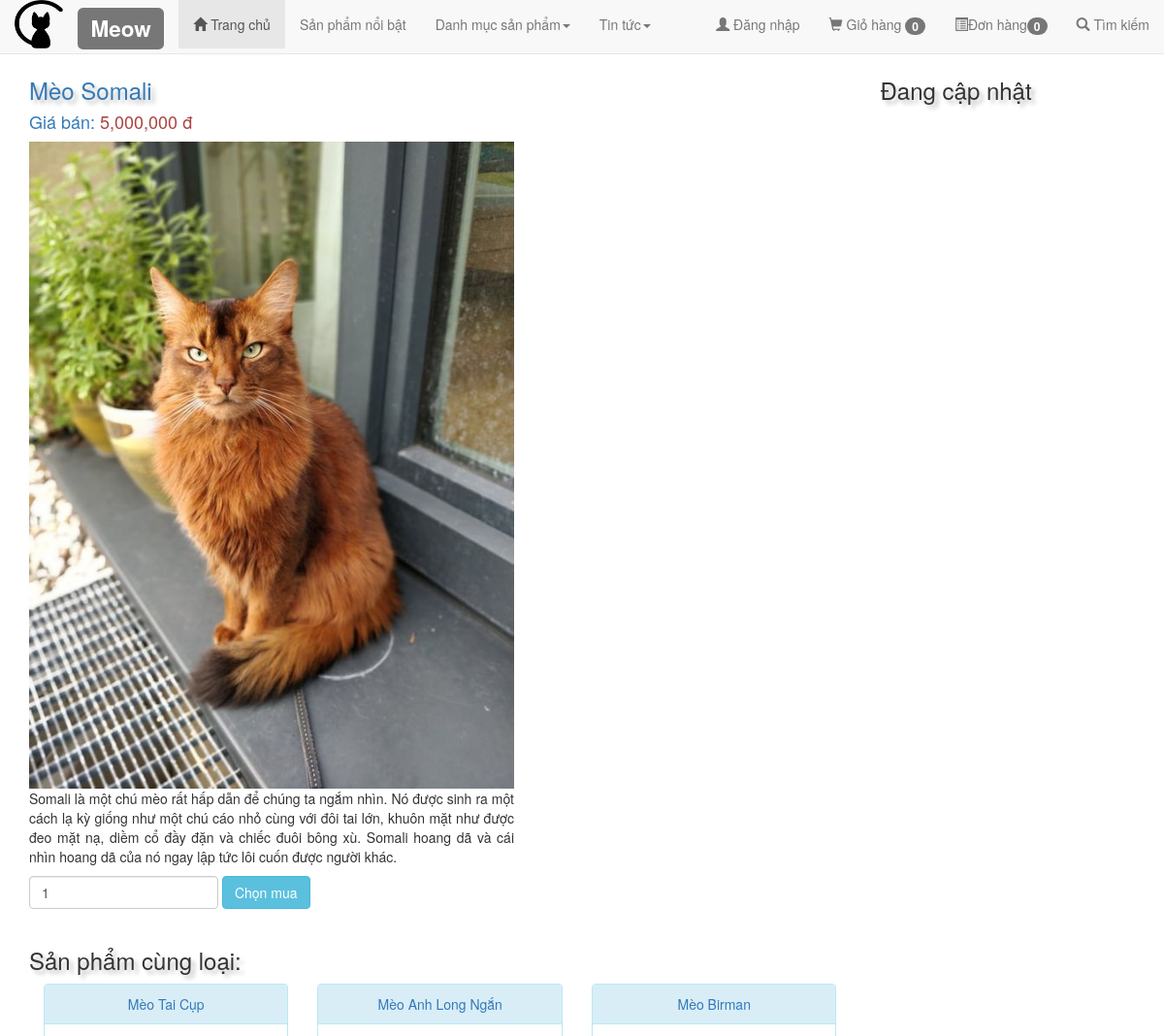
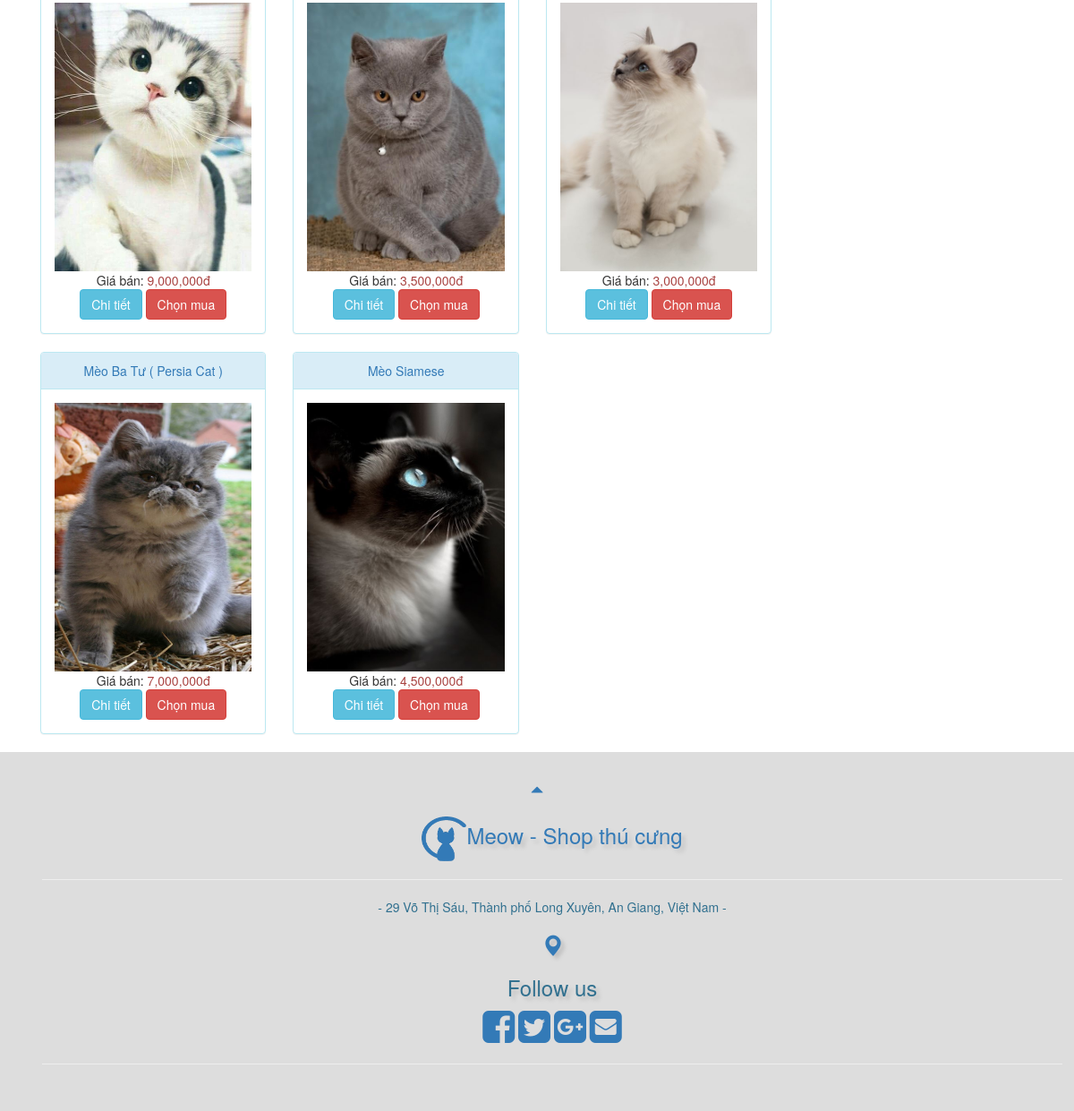
/?action=xemchitiet&mahang=2, run on the app's committed database (2 pictures, top to bottom).
### tables this page shows
CREATE TABLE `mathang` (
  `mahang` int(11) NOT NULL,
  `tenhang` varchar(255) NOT NULL,
  `mota` text NOT NULL,
  `giaban` decimal(10,0) NOT NULL,
  `soluong` int(11) NOT NULL DEFAULT '0',
  `hinhanh` varchar(255) NOT NULL DEFAULT '0',
  `luotxem` int(11) NOT NULL,
  `luotmua` int(11) NOT NULL,
  `madm` int(11) NOT NULL,
  `ngaythem` timestamp NOT NULL DEFAULT CURRENT_TIMESTAMP ON UPDATE CURRENT_TIMESTAMP,
  `ngaycapnhat` timestamp NOT NULL DEFAULT '0000-00-00 00:00:00'
);

### public/model/mathang.php (called while the page is built, shortened)
<?php
class MATHANG_DB{
    public function laymathangtheodanhmuc($madm){
        $dbcon = DATABASE::taoketnoi();
        try{
            $sql = "SELECT * FROM mathang WHERE madm=:ma ORDER BY mahang DESC";
            $cmd = $dbcon->prepare($sql);
            $cmd->bindValue(":ma", $madm);
            $cmd->execute();
            $ketqua = $cmd->fetchAll();
            return $ketqua;
        }
        catch(PDOException $e){
            $error_message = $e->getMessage();
            include("../view/error.php");
            exit();
        }
    }
    public function laymathangtheoma($ma){
        $db = DATABASE::taoketnoi();
        try{
            $sql = "SELECT * FROM mathang m, danhmuc d WHERE d.madm=m.madm AND mahang=:ma";
            $cmd = $db->prepare($sql);
            $cmd->bindValue(":ma", $ma);
            $cmd->execute();
            $ketqua = $cmd->fetch();
            return $ketqua;
        }
        catch(PDOException $e){
            $error_message = $e->getMessage();
            include("../view/error.php");
            exit();
        }
    }
}
?>

### public/detail.php (the view, shortened to what this page needs)
<?php include("view/top.php"); ?>
<br><br>
<div class="container">
  <div class="row">
    <div class="col-sm-9">
<h3 class="text-primary"><?php echo $mh["tenhang"]; ?></h3>
<h4 class="text-primary">Giá bán:
  <span class="text-danger"><?php echo number_format($mh["giaban"]); ?> đ</span>
</h4>
<div class="fakeimg" ><img style="width:500px;" src="<?php echo $mh["hinhanh"]; ?>"></div>
<div class="chitiet" style="width:500px; text-align:justify;"><p><?php echo $mh["mota"]; ?></p></div>
<div>
  <form class="form-inline" method="post">
    <input type="number" class="form-control" name="txtsoluong" min="1" value="1" required>
    <input type="submit" class="btn btn-info" value="Chọn mua">
  </form>
</div>
<br>
<h3>Sản phẩm cùng loại:</h3>
<?php
foreach($mathang as $m):
	if($m["mahang"] != $mh["mahang"]){
?>
<div class="col-sm-4" style="text-align:center;">
  <div class="panel panel-info">
    <div class="panel-heading">
		<a href="?action=xemchitiet&mahang=<?php echo $m["mahang"]; ?>">
    	<?php echo $m["tenhang"]; ?>
		</a>
	</div>
    <div class="panel-body">
    	<a href="?action=xemchitiet&mahang=<?php echo $m["mahang"]; ?>">
    	<img src="<?php echo $m["hinhanh"]; ?>" class="img-responsive" style="width:100%; height:300px;"></a>
    	<div>Giá bán: <span  class="text-danger">
			<?php echo number_format($m["giaban"]); ?>đ</span>
		</div>
    	<div><a class="btn btn-info" href="?action=xemchitiet&mahang=<?php echo $m["mahang"]; ?>">
			Chi tiết</a>
			<a class="btn btn-danger" href="?action=chovaogio&txtmahang=<?php echo $m["mahang"]; ?>&txtsoluong=1">Chọn mua</a>
		</div>
    </div>
  </div>
</div>
<?php
	}
endforeach;
?>
    </div>
    <div class="col-sm-3">
      <h3>Đang cập nhật</h3>
    </div>
  </div>
</div>
<?php include("view/bottom.php"); ?>

### public/view/top.php (style rules this page uses)
h3 { text-shadow: 4px 4px 4px silver; }

### data on the page
mathang: tenhang "Mèo Somali", giaban "5,000,000", hinhanh (picture), mota "Somali là một chú mèo rất hấp dẫn để chúng ta ngắm nhìn. Nó được sinh ra một cách lạ kỳ giống như một chú cáo nhỏ cùng với đôi tai lớn, khuôn mặt như được đeo mặt nạ, diềm cổ đầy đặn và chiếc đuôi bông xù. Somali hoang dã và cái nhìn hoang dã của nó ngay lập tức lôi cuốn được người khác."
mathang: tenhang "Mèo Tai Cụp", hinhanh (picture), giaban "9,000,000"
mathang: tenhang "Mèo Anh Long Ngắn", hinhanh (picture), giaban "3,500,000"
mathang: tenhang "Mèo Birman", hinhanh (picture), giaban "3,000,000"
mathang: tenhang "Mèo Ba Tư ( Persia Cat )", hinhanh (picture), giaban "7,000,000"
mathang: tenhang "Mèo Siamese", hinhanh (picture), giaban "4,500,000"

### other printed values
demhangtronggio() "0"
